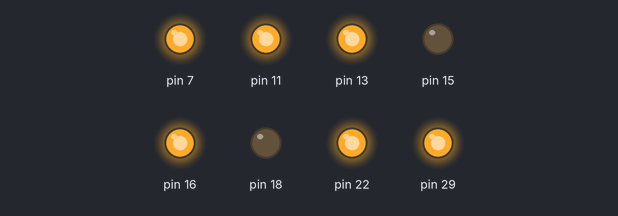
This program was run on a simulated Raspberry Pi (header pin numbers). Shown: output pins drawn as LEDs (lit = HIGH). At 9.0 s the program stops and its outputs stay as they are.

Above: at 0.1 s.
At 2.1 s:
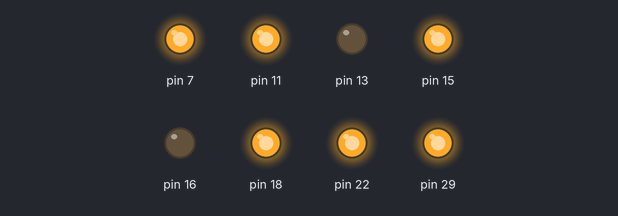
At 4.1 s:
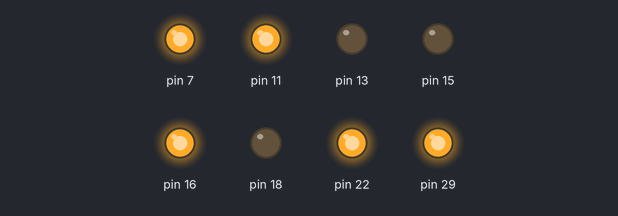
At 8.6 s:
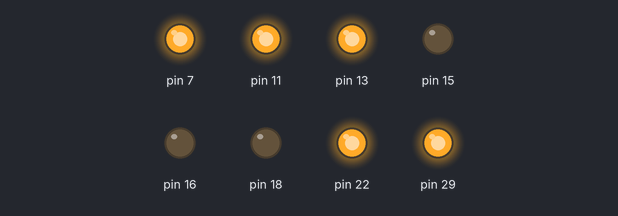
At 9.1 s:
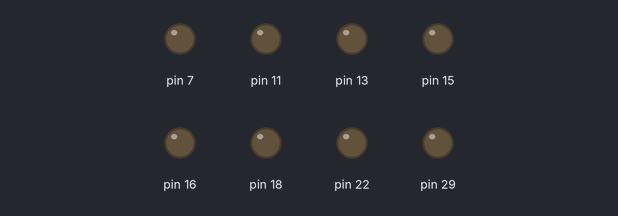
Timing chart, 0 to 10.5 s (numbered marks = the images above):
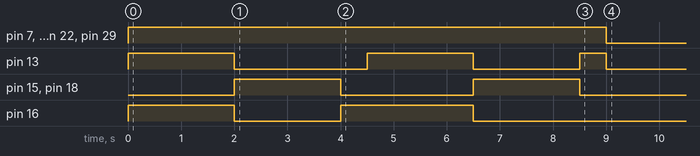

The program:

smartcar.py
```python
#!/usr/bin/python2
#coding=utf-8

import RPi.GPIO as gpio
import time

class Wheel(object):
    def __init__(self, in_pin1, in_pin2, enable_pin1, enable_pin2):
        '''
        :param in_pin1 in_pin1: IN1 IN2 or IN3 IN4
        :param enable_pin1 enable_pin2: ENA or ENB
        '''
        self.pin1 = in_pin1
        self.pin2 = in_pin2

        # setup I/O OUT
        gpio.setup(in_pin1, gpio.OUT)
        gpio.setup(in_pin2, gpio.OUT)
        gpio.setup(enable_pin1, gpio.OUT)
        gpio.setup(enable_pin2, gpio.OUT)

        # enable
        #self.pwm = gpio.PWM(enable_pin1, 50)
        #self.pwm.start(0)
        gpio.output(enable_pin1, True)
        gpio.output(enable_pin2, True)

    def forward(self):
        gpio.output(self.pin1, True)
        gpio.output(self.pin2, False)

    def backward(self):
        gpio.output(self.pin1, False)
        gpio.output(self.pin2, True)

    def stop(self):
        gpio.output(self.pin1, False)
        gpio.output(self.pin2, False)

    #def set_speed(self, dc):
    #	self.pwm.ChangeDutyCycle(dc)

class Car(object):
    def __init__(self):
        gpio.setmode(gpio.BOARD)

        self.left_wheel = Wheel(13, 15, 7, 11)
        self.right_wheel = Wheel(16, 18, 22, 29)

    def forward(self):
        self.left_wheel.forward()
        self.right_wheel.forward()

    def backward(self):
        self.left_wheel.backward()
        self.right_wheel.backward()

    def left(self):
        self.left_wheel.stop()
        self.right_wheel.forward()

    def right(self):
        self.left_wheel.forward()
        self.right_wheel.stop()

    def stop(self):
        self.left_wheel.stop()
        self.right_wheel.stop()

    #def set_speed(self, dc):
    #	self.left_wheel.set_speed(dc)
    #	self.right_wheel.set_speed(dc)

    def shutdown(self):
        self.stop()
        gpio.cleanup()

if __name__ == "__main__":
    smart_car = Car()
    #smart_car.set_speed(100)
    smart_car.forward()
    time.sleep(2)
    smart_car.backward()
    time.sleep(2)
    smart_car.left()
    time.sleep(0.5)
    #smart_car.set_speed(100)
    smart_car.forward()
    time.sleep(2)
    smart_car.backward()
    time.sleep(2)
    smart_car.right()
    time.sleep(0.5)
    smart_car.shutdown()
```

Measured:
- by itself, pin 7, pin 11, pin 22, pin 29: LOW → HIGH at 0.00 s, → LOW 9.0 s later
- by itself, pin 13: goes HIGH 2.0 s, LOW 2.5 s, HIGH 2.0 s, LOW 2.0 s, HIGH 0.50 s, then LOW
- by itself, pin 15, pin 18: alternates HIGH for 2.0 s and LOW for 2.5 s
- by itself, pin 16: LOW → HIGH at 0.00 s, → LOW 2.0 s later, → HIGH 2.0 s later, → LOW 2.5 s later
